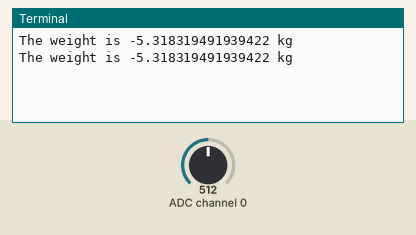
Simulated run of this program. Board: Raspberry Pi (BCM pin numbers). Shown: the last lines printed to the terminal. Inputs (shaded band) come from the test bench; at power-on: ADC channel 0 = 512 (analog values on the 0–1023 scale).

Above: at 1.2 s.
1.3 s: ADC channel 0 set to 716
At 2.6 s:
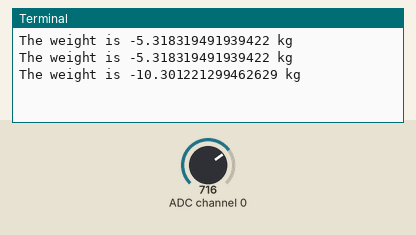
2.8 s: ADC channel 0 set to 900
At 3.8 s:
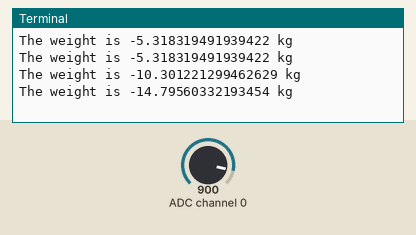
Timing chart, 0 to 5.8 s (numbered marks = the images above; inputs shaded):
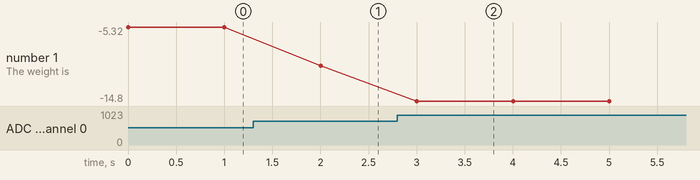

Measured:
- after the input at 1.3 s, the terminal: prints a new line after 0.70 s (image 1)
- after the input at 2.8 s, the terminal: prints a new line after 0.20 s (image 2)
- plotted number 1: -5.32 → -10.3 after the input at 1.3 s, -10.3 → -14.8 after the input at 2.8 s

The program:

testWeight.py
```python
import time

from gpiozero import MCP3008


#converts measured value into kg
def convert_temp(gen):
    for value in gen:
        #yield (value/1024)*3.3
        yield 7.2-value*25

adc = MCP3008(channel=0)

for temp in convert_temp(adc.values):
    print('The weight is', temp, 'kg')
    time.sleep(1)
```
